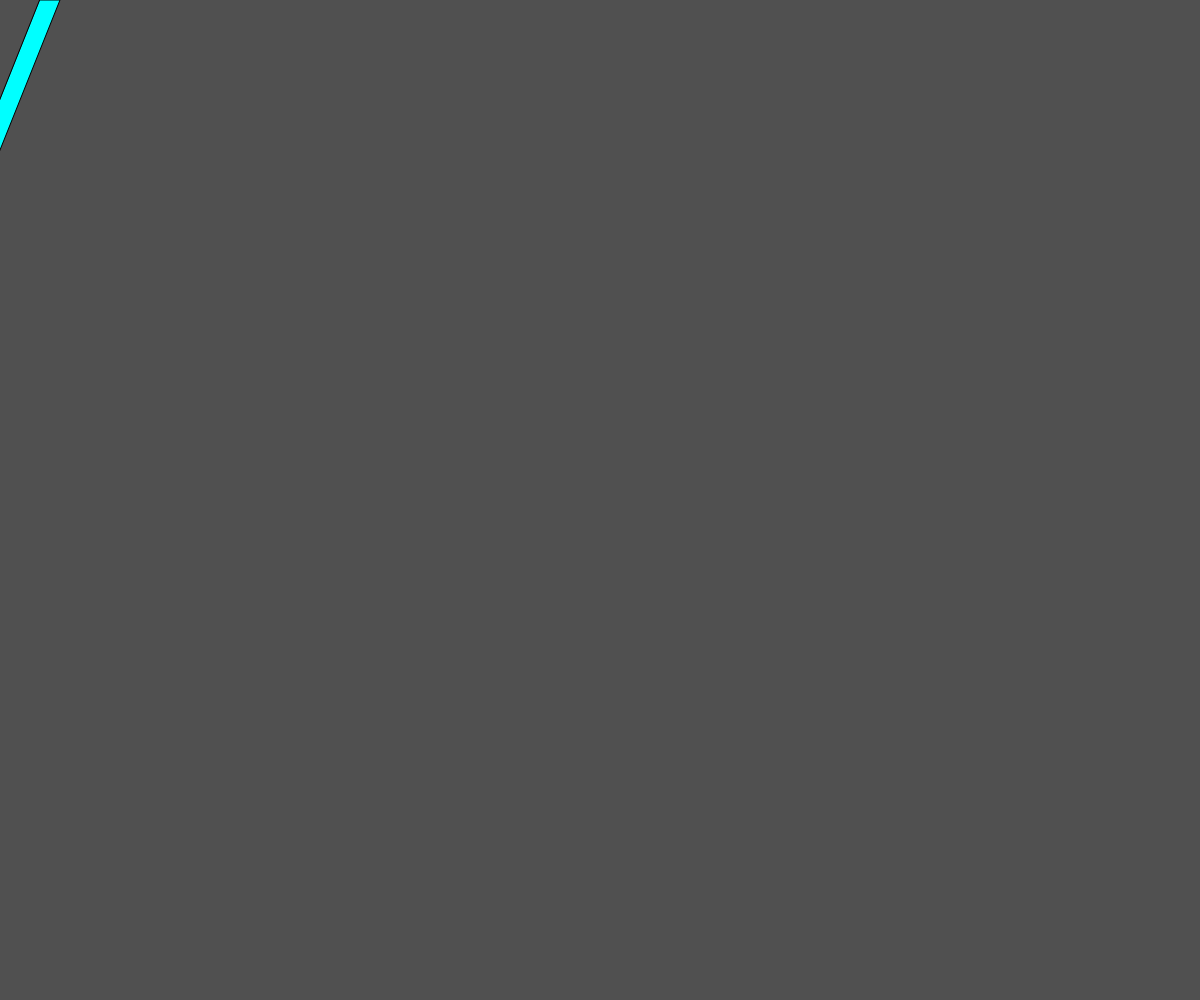
Frame 1 (no input)
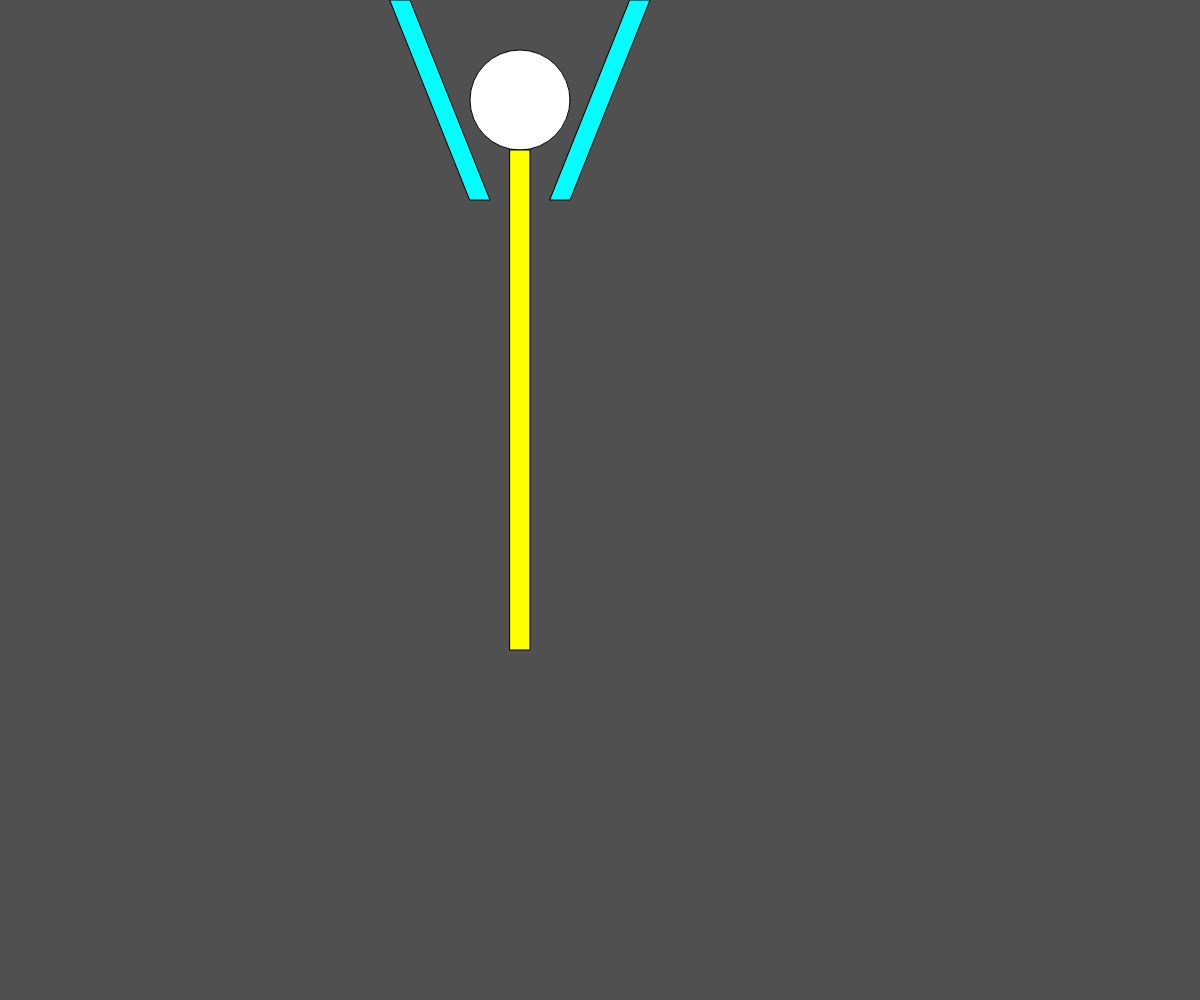
Frame 60 (no input)
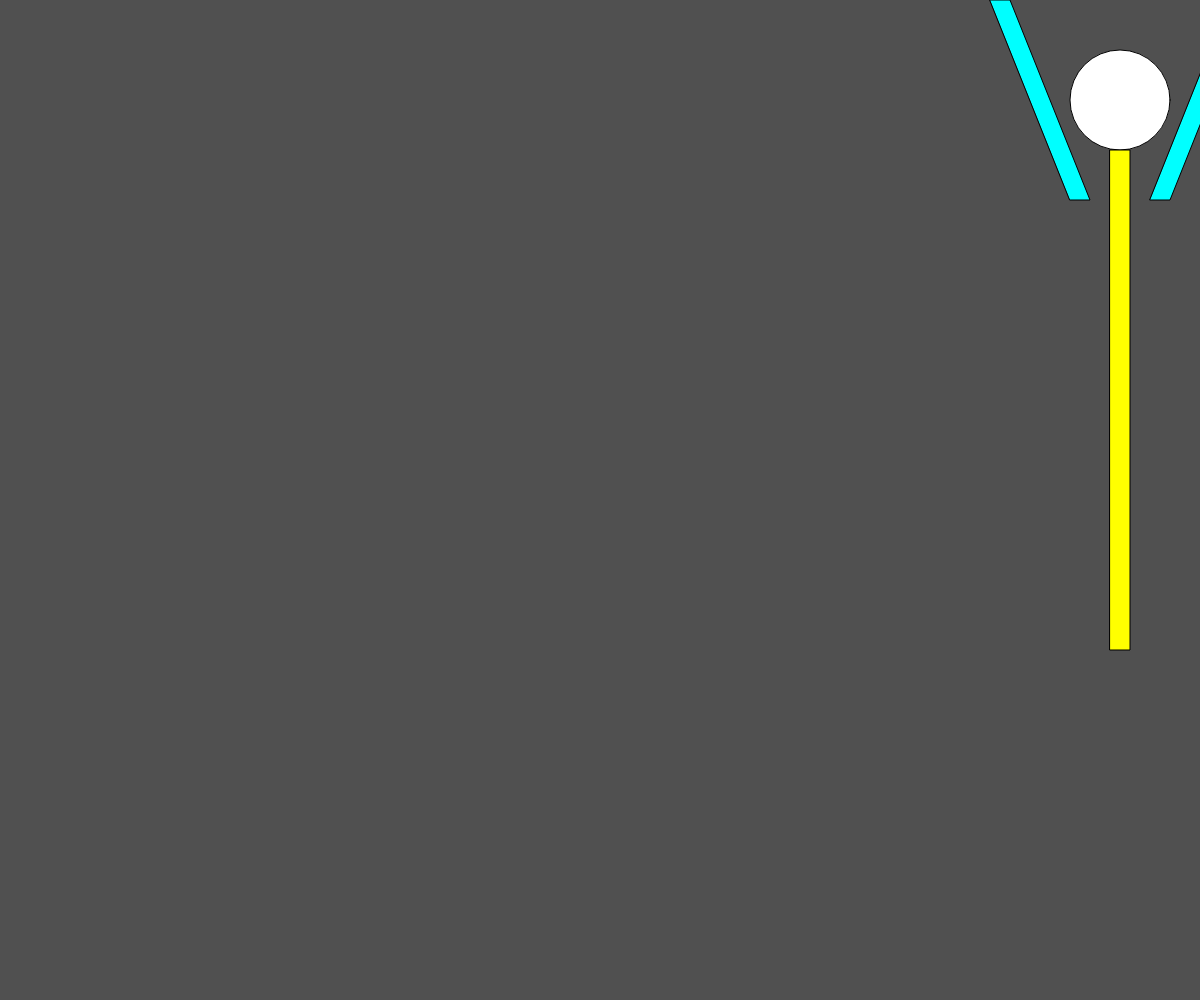
Frame 120 (the mouse pressed at the canvas centre since frame 60)

The p5.js sketch that drew these frames (run headless with seeded random() and noise() and a simulated clock; from frame 60 on, the mouse is pressed at the canvas centre):

// p5.js sketch
// ── sketch.js
let x = 0; // drawing location reference x
let y = 0; // drawing location reference y
let counter = 0;

function setup() {
	createCanvas(windowWidth, windowHeight);
	background(80);
}

function draw() {
	background(80) // redraw background color
	human()
	x=x+10 // movement speed
	if(x>1600) { // loop to reset movement back to left side of screen
		x = 0
		y = y + 200 // move human down
		counter = counter + 1
	}
	print(counter) // print loop counter to window console
	if(counter>3) { // loop to reset movement back to top
		counter=0;
		y=0;
	}
}

function human() {
	fill(255,255,255)
	ellipse(x-70,y+100,100) // head
	fill(0,255,255)
	quad(x+40,y,x+60,y,x-20,y+200,x-40,y+200) // arm
	quad(x-200,y,x-180,y,x-100,y+200,x-120,y+200) // arm
	fill(255,255,0)
	rect(x-80, y+150, 20, 500) // body
}
